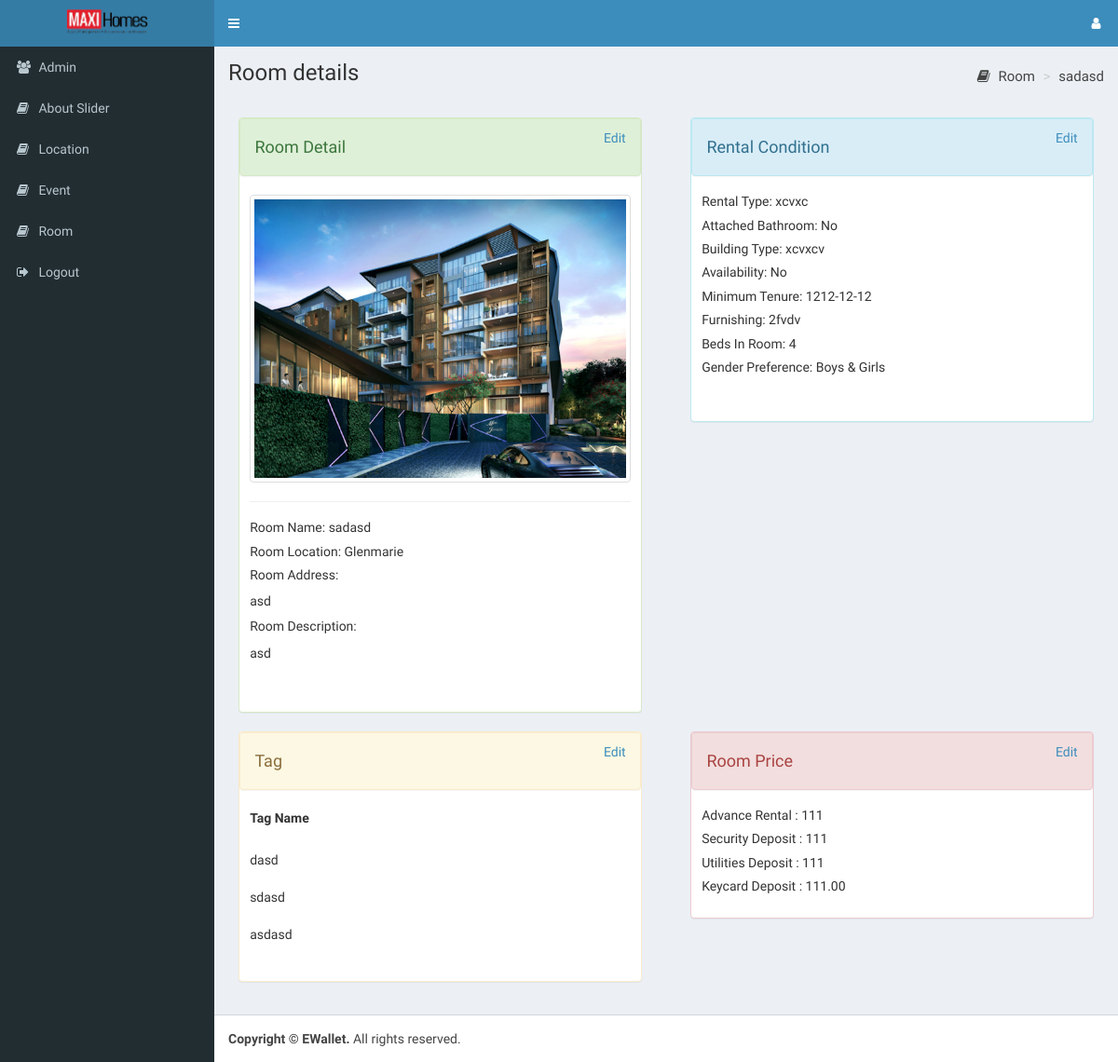
The app's page /Room/details/2 with its own data.
### tables this page shows
CREATE TABLE `room` (
  `room_id` int(128) NOT NULL,
  `name` varchar(128) NOT NULL,
  `description` longtext NOT NULL,
  `address` varchar(256) NOT NULL,
  `thumbnail` varchar(256) NOT NULL,
  `location_id` int(128) NOT NULL
);

CREATE TABLE `location` (
  `location_id` int(128) NOT NULL,
  `name` varchar(32) NOT NULL,
  `address` varchar(32) NOT NULL
);

CREATE TABLE `rental_condition` (
  `rental_condition_id` int(128) NOT NULL,
  `room_id` int(128) NOT NULL,
  `rental_type` varchar(32) NOT NULL,
  `attached_bathroom` tinyint(1) NOT NULL,
  `building_type` varchar(32) NOT NULL,
  `availability` tinyint(1) NOT NULL,
  `minimum_tenure` date NOT NULL,
  `furnishing` varchar(32) NOT NULL,
  `beds_in_room` int(2) NOT NULL,
  `gender_preference` varchar(32) NOT NULL
);

CREATE TABLE `tag` (
  `tag_id` int(128) NOT NULL,
  `room_id` int(128) NOT NULL,
  `tag_name` varchar(128) NOT NULL
);

CREATE TABLE `room_price` (
  `room_price_id` int(128) NOT NULL,
  `room_id` int(128) NOT NULL,
  `advance_rental` decimal(10,0) NOT NULL,
  `security_deposit` decimal(10,0) NOT NULL,
  `utilities_deposit` decimal(10,0) NOT NULL,
  `keycard_deposit` decimal(10,2) NOT NULL
);

### application/controllers/Room.php (called while the page is built, shortened)
<?php
class Room extends CI_Controller {
    function __construct() {
        $this->load->model("Access_model");
        $this->load->model("Room_model");
        $this->load->model("Location_model");
    }
    function details($room_id) {
        $room = $this->Room_model->get_where(array(
            "room.room_id" => $room_id
        ));
        $this->page_data['room'] = $room[0];
        $this->load->view("admin/header", $this->page_data);
        $this->load->view("admin/room/details");
        $this->load->view("admin/footer");
    }
}

### index.php (called while the page is built, shortened)
<?php
require_once BASEPATH.'core/CodeIgniter.php';

### application/models/Room_model.php (called while the page is built, shortened)
<?php
class Room_model extends CI_Model{
    public function get_where($where) {
        $this->db->select('room.*,
            location.location_id,
            location.name as location,
            room_price.*,
            rental_condition.*');
        $this->db->join('location', 'room.location_id = location.location_id');
        $this->db->join('room_price', 'room.room_id = room_price.room_id');
        $this->db->join('rental_condition', 'rental_condition.room_id = room.room_id');
        $room = $this->db->get_where("room",$where)->result_array();
        for($i = 0; $i < count($room); $i++){
            $tag = $this->db->get_where("tag",array(
                "room_id" => $room[$i]['room_id']
            ))->result_array();
            $room[$i]['tag'] = $tag;
        }
        return $room;
    }
}

### application/views/admin/room/details.php (the view)
<section class="content-header">
    <h1>
        Room details
    </h1>
    <ol class="breadcrumb">
        <li><a href="<?= base_url() ?>Room/all"><i class="fa fa-book"></i> Room</a></li>
        <li><a href="<?= base_url() ?>room/details/<?= $room['room_id'] ?>"><?= $room['name'] ?></a></li>
    </ol>
</section>
<br>
<section class="content">
<div class="row">
        <div class="col-md-6">
            <div class="mediumBox">
                <div class="panel panel-success" style="padding-bottom:10%;">
                    <div class="panel panel-heading">
                        <a class="pull-right" href="<?= site_url("Room/edit/" . $room['room_id']); ?>">
                            Edit
                        </a>
                        <h4 class="whiteTitle">Room Detail</h4>
                    </div>
                    <div class="mediumBox">
                        <div class="room-thumbnail-container">
                            <img class="thumbnail" src="<?= base_url() . $room['thumbnail'] ?>">
                        </div>
                        <hr />
                        <h5>Room Name: <?= $room["name"] ?></h5>
                        <h5>Room Location: <?= $room["location"] ?></h5>
                        <h5>Room Address:</h5>
                        <p class="prewrap"><?= $room["address"] ?></p>
                        <h5>Room Description:</h5>
                        <p class="prewrap"><?= $room["description"] ?></p>
                    </div>
                </div>
            </div>
        </div>
        <div class="col-md-6">
            <div class="mediumBox">
                <div class="panel panel-info">
                    <div class="panel panel-heading">
                        <a class="pull-right" href="<?= site_url("Room/edit/" . $room['room_id']); ?>">
                            Edit
                        </a>
                        <h4 class="whiteTitle">Rental Condition </h4>
                    </div>
                    <div>
                        <div class="mediumBox">
                            <h5>Rental Type: <?= $room["rental_type"] ?></h5>
                            <h5>Attached Bathroom:
                                <?php
                                if($room['attached_bathroom'] == 0){
                                    echo "Yes";
                                }else{
                                    echo "No";} ?>
                            </h5>
                            <h5>Building Type: <?= $room["building_type"] ?></h5>
                            <h5>Availability:
                                <?php
                                if($room['availability'] == 0){
                                    echo "Yes";
                                }else{
                                    echo "No";} ?>
                            </h5>
                            <h5>Minimum Tenure: <?= $room["minimum_tenure"] ?></h5>
                            <h5>Furnishing: <?= $room["furnishing"] ?></h5>
                            <h5>Beds In Room: <?= $room["beds_in_room"] ?></h5>
                            <h5>Gender Preference: <?= $room["gender_preference"] ?></h5>
                            <br />
                            <br />
                        </div>
                    </div>
                </div>
            </div>
        </div>
    </div>
    <div class="row">
        <div class="col-md-6">
            <div class="mediumBox">
                <div class="panel panel-warning">
                    <div class="panel panel-heading">
                        <a class="pull-right" href="<?= site_url("Room/edit/" . $room['room_id']); ?>">
                            Edit
                        </a>
                        <h4 class="whiteTitle">Tag</h4>
                    </div>
                    <div class="mediumBox">
                        <label>Tag Name</label>
                        <div id="tags">
                            <?php $i = 0; foreach($room['tag'] as $row){ ?>
                                <br class="input_<?= $i; ?>">
                                <div style="width:70%;display:inline-block;" class="input_<?= $i; ?>"><?= $row['tag_name']; ?></div>
                                <br class="input_<?= $i; ?>">
                            <?php $i++; } ?>
                        </div>
                        <br/>
                        <br/>
                    </div>
                </div>
            </div>
        </div>
        <div class="col-md-6">
            <div class="mediumBox">
                <div class="panel panel-danger">
                    <div class="panel panel-heading">
                        <a class="pull-right" href="<?= site_url("Room/edit/" . $room['room_id']); ?>">
                            Edit
                        </a>
                        <h4 class="whiteTitle">Room Price</h4>
                    </div>
                    <div class="mediumBox">
                        <h5>Advance Rental : <?= $room["advance_rental"] ?></label>
                        <br />
                        <h5>Security Deposit : <?= $room["security_deposit"] ?></label>
                        <br />
                        <h5>Utilities Deposit : <?= $room["utilities_deposit"] ?></label>
                        <br />
                        <h5>Keycard Deposit : <?= $room["keycard_deposit"] ?></label>
                        <br />
                        <br />
                    </div>
                </div>
            </div>
        </div>
    </div>
</section>

### css/admin_style.css (style rules this page uses)
.thumbnail { max-width : 100%; max-height : 100%; }

### css/admin.css (style rules this page uses)
:root { --theme-color : #19898a; }
* { margin : 0; padding : 0; }
body,html { width : 100%; height : 100%; -webkit-overflow-scrolling: touch; }
a:link { text-decoration : none; }
.mediumBox { margin-left : 2.5%; margin-right : 2.5%; width : 95%; }
.content-header>.breadcrumb { font-size : 15px; }

### records on screen
room: name "sadasd", thumbnail (picture), location.name "Glenmarie", address "asd", description "asd", rental_condition.rental_type "xcvxc", rental_condition.building_type "xcvxcv", rental_condition.minimum_tenure "1212-12-12", rental_condition.furnishing "2fvdv", rental_condition.beds_in_room "4", rental_condition.gender_preference "Boys & Girls", room_price.advance_rental "111", room_price.security_deposit "111", room_price.utilities_deposit "111", room_price.keycard_deposit "111.00"
tag: tag_name "dasd"
tag: tag_name "sdasd"
tag: tag_name "asdasd"
